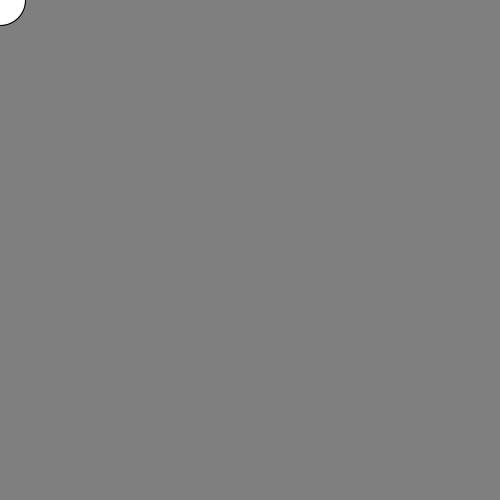
Frame 1 (no input)
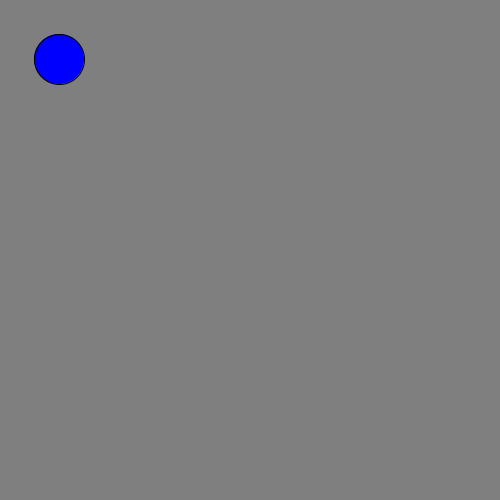
Frame 60 (the mouse pressed at the canvas centre just before this capture)
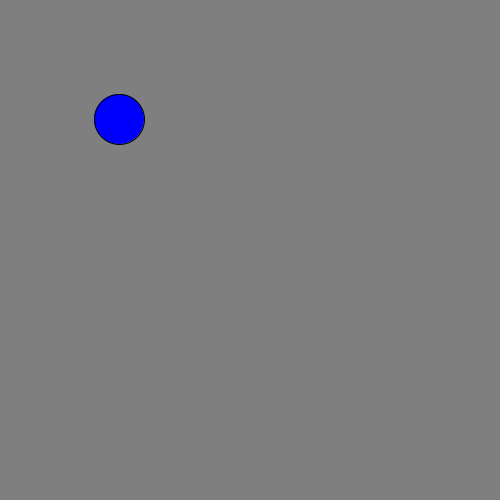
Frame 120 (the mouse held since frame 60 and released just before this capture)

The Processing sketch that drew these frames (run headless with seeded random() and noise(); from frame 60 on, the mouse is pressed at the canvas centre):

// Processing sketch: processing_49456
// ── processing_49456.pde

int x = 0;
int y = 0;

//boolean circlevisible

  void setup () {
  
  size (500, 500);
  smooth ();
 
  }
  
  void draw () {
  
     background (127);
 // ellipse (mouseX, mouseY, 80, 80);
 //float x = (0, 100);
 
  ellipse (x, y, 50, 50);
  
  x = x+1;
   y = y+1;
  //if (mousePressed
  
  // if (circleVisible) {
   // circleVisible = !circleVisible
   
  fill (0, 0, 255);
  
  }
                
                                
